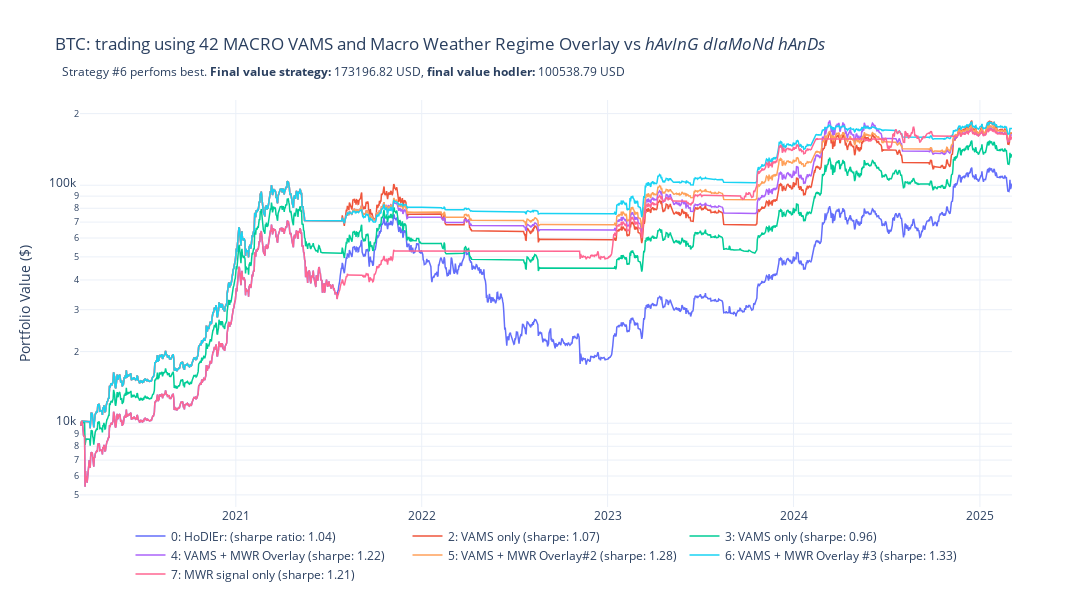

Here is the notebook cell this chart was saved with:
### Code cell
# "NoTaxCalc": less_ords, "1 BT per FY (no tax)": pfnotax, "1 BT per FY (taxed)": pftax,
#<br><sub> Macro weather regime (MWR) adds coefficient to position size. MWR bullish = no reduction to position size,when neutral/bearish, position size reduced.
title = f"BTC: trading using 42 MACRO VAMS and Macro Weather Regime Overlay vs <i>hAvInG dIaMoNd hAnDs</i> <br> <sub> Strategy #6 perfoms best. \
<b>Final value strategy: </b>{full_sig_mod2.value().iloc[-1]:.2f} USD, <b>final value hodler: </b>{bh_pf.value().iloc[-1]:.2f} USD</sub>"
compfig3 = taxCalcs.plot_portfolios({f'0: HoDlEr: (sharpe ratio: {bh_pf.stats()["Sharpe Ratio"]:.2f})': bh_pf.value(), 
                                     f"2: VAMS only (sharpe: {lo_sharpe:.2f})": less_ords.value(),
                                    f'3: VAMS only (sharpe: {cp_sharpe:.2f})': cpf_fo.value(), 
                                    f'4: VAMS + MWR Overlay (sharpe: {full_sharpe:.2f})': full_sig.value(),
                                    f'5: VAMS + MWR Overlay#2 (sharpe: {full_sharpe2:.2f})': full_sig_mod.value(),
                                    f'6: VAMS + MWR Overlay #3 (sharpe: {full_sharpe3:.2f})': full_sig_mod2.value(),
                                    f'7: MWR signal only (sharpe: {mwr_sharpe:.2f})': mwr_only.value()},
                                   title = title, return_fig = True)#"BTC: trading using 42 MACRO VAMS Signal vs hAvInG dIaMoNd hAnDs")
compfig3.show()

### Figure 1 — Plotly figure (JSON) as saved in the notebook; plotly's stock layout.template omitted (floating-point values rounded to 4 significant figures; data arrays with more than 128 entries replaced by an {"elided": "..."} marker saying what was removed)
{"data": [{"line": {"width": 1.5}, "mode": "lines", "name": "0: HoDlEr: (sharpe ratio: 1.04)", "type": "scatter", "x": {"elided": "1831 str values"}, "y": {"elided": "1831 float values"}}, {"line": {"width": 1.5}, "mode": "lines", "name": "2: VAMS only (sharpe: 1.07)", "type": "scatter", "x": {"elided": "1831 str values"}, "y": {"elided": "1831 float values"}}, {"line": {"width": 1.5}, "mode": "lines", "name": "3: VAMS only (sharpe: 0.96)", "type": "scatter", "x": {"elided": "1831 str values"}, "y": {"elided": "1831 float values"}}, {"line": {"width": 1.5}, "mode": "lines", "name": "4: VAMS + MWR Overlay (sharpe: 1.22)", "type": "scatter", "x": {"elided": "1831 str values"}, "y": {"elided": "1831 float values"}}, {"line": {"width": 1.5}, "mode": "lines", "name": "5: VAMS + MWR Overlay#2 (sharpe: 1.28)", "type": "scatter", "x": {"elided": "1831 str values"}, "y": {"elided": "1831 float values"}}, {"line": {"width": 1.5}, "mode": "lines", "name": "6: VAMS + MWR Overlay #3 (sharpe: 1.33)", "type": "scatter", "x": {"elided": "1831 str values"}, "y": {"elided": "1831 float values"}}, {"line": {"width": 1.5}, "mode": "lines", "name": "7: MWR signal only (sharpe: 1.21)", "type": "scatter", "x": {"elided": "1831 str values"}, "y": {"elided": "1831 float values"}}], "layout": {"height": 600, "hovermode": "x unified", "legend": {"orientation": "h", "x": 0.5, "xanchor": "center", "y": -0.2, "yanchor": "bottom"}, "showlegend": true, "title": {"text": "BTC: trading using 42 MACRO VAMS and Macro Weather Regime Overlay vs <i>hAvInG dIaMoNd hAnDs</i> <br> <sub> Strategy #6 perfoms best. <b>Final value strategy: </b>173196.82 USD, <b>final value hodler: </b>100538.79 USD</sub>"}, "width": 1200, "yaxis": {"title": {"text": "Portfolio Value ($)"}, "type": "log"}}}
